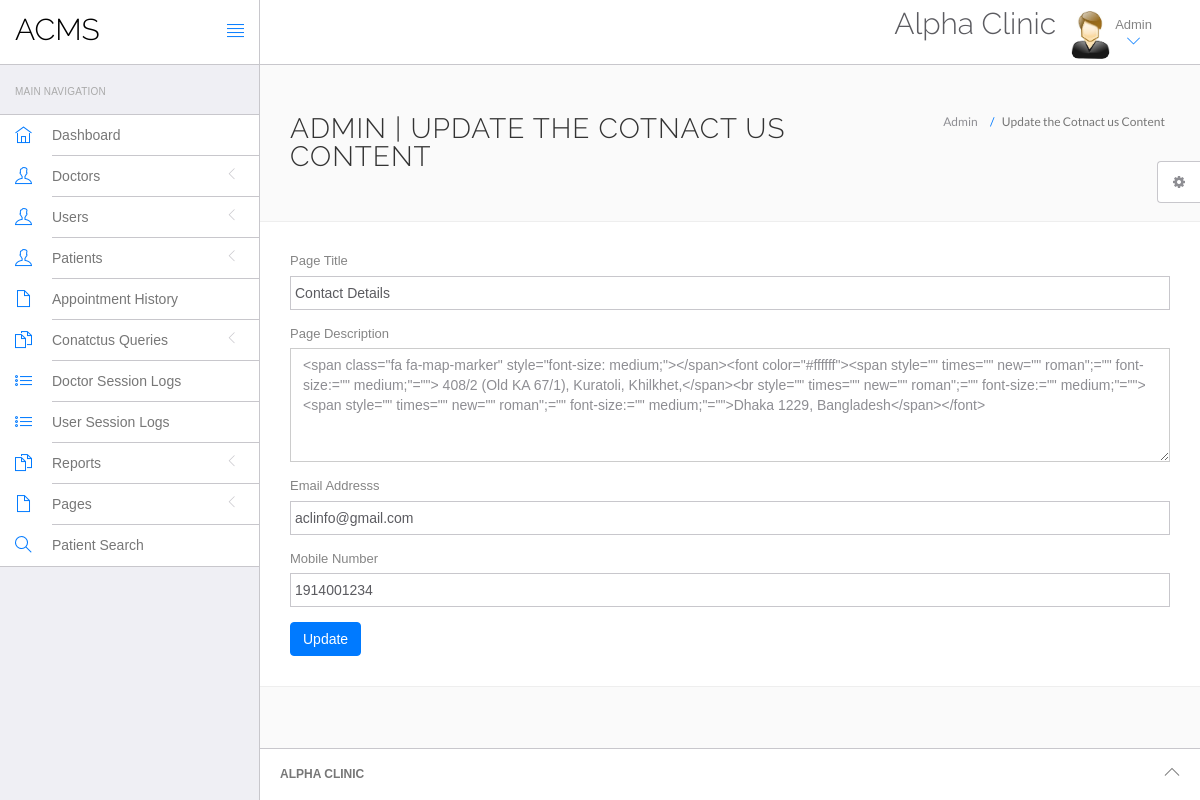
Screenshot of /Clinic/acms/admin/php_admin/contact.php (signed in) with the database file from the repository.
### tables this page shows
CREATE TABLE `tblpage` (
  `ID` int(10) NOT NULL,
  `PageType` varchar(200) DEFAULT NULL,
  `PageTitle` varchar(200) DEFAULT NULL,
  `PageDescription` mediumtext DEFAULT NULL,
  `Email` varchar(120) DEFAULT NULL,
  `MobileNumber` bigint(10) DEFAULT NULL,
  `UpdationDate` timestamp NULL DEFAULT current_timestamp(),
  `OpenningTime` varchar(255) DEFAULT NULL
);

### Clinic/acms/admin/php_admin/contact.php (the view, shortened to what this page needs)
<?php
include('include/config.php');
if(strlen($_SESSION['id']==0)) {
 header('location:logout.php');
  } else{
?>
<!DOCTYPE html>
<html lang="en">
	<head>
		<link rel="stylesheet" href="vendor/bootstrap/css/bootstrap.min.css">
		<link rel="stylesheet" href="vendor/fontawesome/css/font-awesome.min.css">
		<link rel="stylesheet" href="vendor/themify-icons/themify-icons.min.css">
		<link href="vendor/animate.css/animate.min.css" rel="stylesheet" media="screen">
		<link href="vendor/perfect-scrollbar/perfect-scrollbar.min.css" rel="stylesheet" media="screen">
		<link href="vendor/switchery/switchery.min.css" rel="stylesheet" media="screen">
		<link href="vendor/bootstrap-touchspin/jquery.bootstrap-touchspin.min.css" rel="stylesheet" media="screen">
		<link href="vendor/select2/select2.min.css" rel="stylesheet" media="screen">
		<link href="vendor/bootstrap-datepicker/bootstrap-datepicker3.standalone.min.css" rel="stylesheet" media="screen">
		<link href="vendor/bootstrap-timepicker/bootstrap-timepicker.min.css" rel="stylesheet" media="screen">
		<link rel="stylesheet" href="assets/css/styles.css">
		<link rel="stylesheet" href="assets/css/plugins.css">
		<link rel="stylesheet" href="assets/css/themes/theme-1.css" id="skin_color" />
	</head>
	<body>
		<div id="app">
<?php include('include/sidebar.php');?>
			<div class="app-content">
					<?php include('include/header.php');?>
				<div class="main-content" >
					<div class="wrap-content container" id="container">
						<section id="page-title">
							<div class="row">
								<div class="col-sm-8">
									<h1 class="mainTitle">Admin  | Update the Cotnact us Content</h1>
																	</div>
								<ol class="breadcrumb">
									<li>
										<span>Admin </span>
									</li>
									<li class="active">
										<span>Update the Cotnact us Content</span>
									</li>
								</ol>
							</div>
						</section>
						<div class="container-fluid container-fullw bg-white">
									<div class="row">
								<div class="col-md-12">
          <form class="forms-sample" method="post">
                    <?php
$ret=mysqli_query($con,"select * from  tblpage where PageType='contactus'");
while ($row=mysqli_fetch_array($ret)) {
?>
                    <div class="form-group">
                       <label for="exampleInputUsername1">Page Title</label>
                      <input id="pagetitle" name="pagetitle" type="text" class="form-control" required="true" value="<?php  echo $row['PageTitle'];?>">
                    </div>
                    <div class="form-group">
                      <label for="exampleInputEmail1">Page Description</label>
                      <textarea class="form-control" name="pagedes" id="pagedes" rows="5"><?php  echo $row['PageDescription'];?></textarea>
                    </div>
                    <div class="form-group">
                      <label for="exampleInputUsername1">Email Addresss</label>
                     <input type="email" class="form-control" name="email" value="<?php  echo $row['Email'];?>" required='true'>
                    </div>
                    <div class="form-group">
                      <label for="exampleInputUsername1">Mobile Number</label>
                     <input type="text" class="form-control" name="mobnum" value="<?php  echo $row['MobileNumber'];?>" required='true' maxlength="10" pattern='[0-9]+'>
                    </div>
                    <?php } ?>
                    <button type="submit" class="btn btn-primary mr-2" name="submit">Update</button>
                  </form>
								</div>
							</div>
								</div>
					</div>
				</div>
			</div>
	<?php include('include/footer.php');?>
	<?php include('include/setting.php');?>
		</div>
	</body>
</html>
<?php } ?>

### Clinic/acms/admin/php_admin/assets/css/themes/theme-1.css (style rules this page uses)
body { background: #FAFAFA; }

### rows the page displays
tblpage: pagetitle "Contact Details", pagedes "<span class=\"fa fa-map-marker\" style=\"font-size: medium;\"></span><font color=\"#ffffff\"><span style=\"\" times=\"\" new=\"\" roman\";=\"\" font-size:=\"\" medium;\"=\"\"> 408/2 (Old KA 67/1), Kuratoli, Khilkhet,</span><br style=\"\" times=\"\" new=\"\" roman\";=\"\" font-size:=\"\" medium;\"=\"\"><span style=\"\" times=\"\" new=\"\" roman\";=\"\" font-size:=\"\" medium;\"=\"\">Dhaka 1229, Bangladesh</span></font>", email "aclinfo@gmail.com", mobnum "1914001234"
